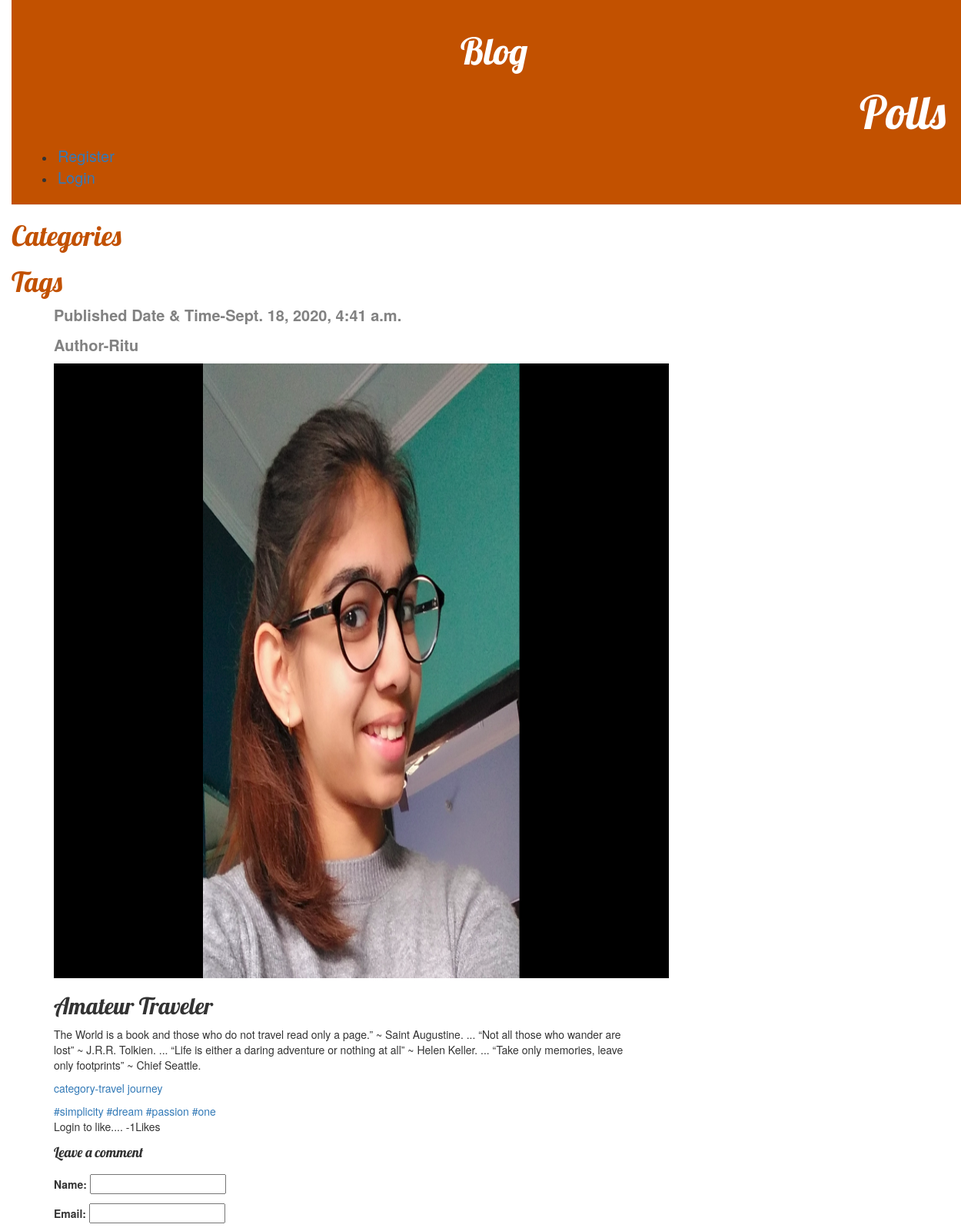
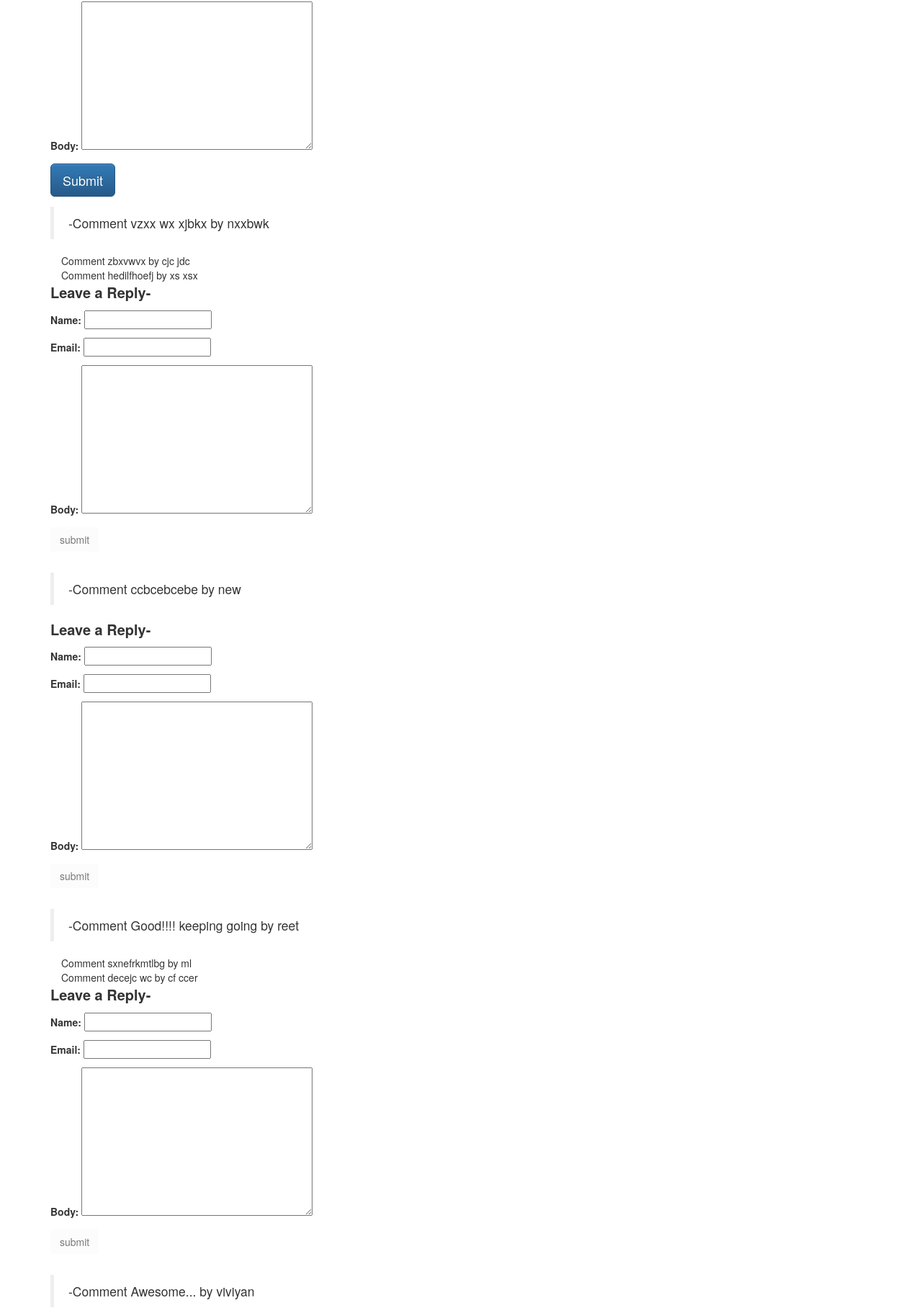
Screenshot of /post/3/ (upper part) with the database file from the repository (2 pictures, top to bottom).
### blog/models.py (models this page shows, shortened)
class Post(models.Model):
	author = models.ForeignKey(settings.AUTH_USER_MODEL, on_delete=models.CASCADE)
	title = models.CharField(max_length=200)
	text = models.TextField()
	created_at = models.DateTimeField(auto_now_add=True,verbose_name="created at")
	published_date = models.DateTimeField(blank=True, null=True)
	category = models.ForeignKey(Category, on_delete=models.CASCADE, null = True, blank=True)
	updated_at = models.DateTimeField(auto_now=True,verbose_name="Updated at")
	is_published  = models.BooleanField(default=False, verbose_name="Is Published?")
	slug = AutoSlugField(populate_from='title',editable=True)
	likes = models.ManyToManyField(User, related_name='blog_posts')
	thumb = models.ImageField(default='default.png', blank=True)
	image = models.ImageField(upload_to='post_images/',blank=True)
	class Meta:
		verbose_name = "Post"
		verbose_name_plural = "Posts"
		ordering = ['-created_at']
	def total_likes(self):
		return self.likes.count()

class Category(models.Model):
	created_at =models.DateTimeField(auto_now_add=True,verbose_name="created at")
	updated_at = models.DateTimeField(auto_now=True,verbose_name="Updated at")
	title = models.CharField(max_length=255, verbose_name="Title")
	text = models.TextField(blank = True)
	name = models.CharField(max_length=100, default=True)
	class Meta:
		verbose_name = "Category"
		verbose_name_plural = "Categories"
		ordering = ['title']
	def __str__(self):
		return self.title

class Tag(models.Model):
	title = models.CharField(max_length=255, verbose_name="Title")
	text = models.TextField(blank = True)
	name = models.CharField(max_length=100, default=True)
	slug = AutoSlugField(populate_from='title',editable=True)
	post = models.ForeignKey(Post, on_delete=models.CASCADE,default=True)
	def __str__(self):
		return self.title

class Comment(models.Model):
	author = models.ForeignKey(settings.AUTH_USER_MODEL, on_delete=models.CASCADE, default=True)
	post = models.ForeignKey(Post, on_delete=models.CASCADE,)
	slug = AutoSlugField(populate_from='name')
	name= models.CharField(max_length=80)
	email = models.EmailField()
	body = models.TextField(max_length=50)
	created_on = models.DateTimeField(auto_now_add=True)
	active = models.BooleanField(default=True)
	reply = models.ForeignKey('self',null=True, blank=True, related_name='replies',on_delete=models.CASCADE)
	content = models.TextField(max_length=100, default=True)
	class Meta:
		ordering = ['created_on']
	def __str__(self):
		return 'Comment {} by {}'.format(self.body, self.name)

### blog/views.py (the view)
# urls.py: path('post/<int:pk>/',views.post_detail, name='post_detail'),
def post_detail(request,pk):
	post = get_object_or_404(Post, pk=pk)
	comment = Comment.objects.filter(active=True, post=post,reply=None).order_by('-created_on')
	tag= Tag.objects.filter(post=post)
	stuff = get_object_or_404(Post,pk=pk)
	total_likes = stuff.total_likes()
	liked = False
	if stuff.likes.filter(id=request.user.id).exists():
		liked = True
	if request.method =='POST':
		comment_form = CommentForm(data=request.POST)
		if comment_form.is_valid():
			reply_id = request.POST.get('comment_id')
			comment_qs = None
			if reply_id:
				comment_qs = Comment.objects.get(id=reply_id)
			new_comment = comment_form.save(commit=False)
			new_comment.post = post
			new_comment.reply = comment_qs
			new_comment.save()
			return redirect('post_detail',pk=post.pk)
	else:
		comment_form = CommentForm()
	return render(request, 'blog/post_detail.html', {'comment_form':comment_form,'post':post,'comment':comment,'tag':tag, 'total_likes':total_likes,'liked':liked})

### blog/forms.py
class CommentForm(forms.ModelForm):
	class Meta:
		model = Comment
		fields = ('name','email','body')

### blog/templates/blog/post_detail.html (shortened to what this page needs)
{% extends 'blog/base.html' %}
{% block content %}
	<div class="post">
		{% if post.published_date %}
			<div class="date" style="font-size:20px;">
				<p><b>Published Date & Time-{{ post.published_date }}</b></p>
				<p><b>Author-{{ post.author }}</b></p>
				<img src="{{ post.image.url }}"width="800px", height="800px">
			</div>
		{% endif %}
		<h2>{{ post.title }}</h2>
		<p>{{ post.text|linebreaksbr }}</p>
		<p><a href="{% url 'category_detail' pk=post.pk %}">category-{{ post.category }}</a></p>
		{% for tag in tag %}
			<a href="{% url 'tag_detail' tag.slug  %}">#{{ tag }}</a>
		{% endfor %}
		<form action="{% url 'like_post' post.pk %}" method="POST">
		{% if user.is_authenticated %}
			{% if liked %}
				<button type="submit", name="post_id", value="{{post.id}}", class="btn btn-danger btn-sm">Unlike</button>
			{% else %}
				<button type="submit", name="post_id", value="{{post.id}}", class="btn btn-primary btn-sm">Like</button>
			{% endif %}
		{% else %}
		Login to like....
		{% endif %}
				-{{ total_likes }}Likes
		</form>
	<div class="card-body">
        {% if new_comment %}
        <div class="alert alert-success" role="alert">
          Your comment is awaiting moderation
        </div>
        {% else %}
        <h4>Leave a comment</h4>
        <form method="post" style="margin-top: 1.3em;">
          {{ comment_form.as_p }}
          <button type="submit" class="btn btn-primary  btn-lg">Submit</button>
        </form>
        {% endif %}
     </div>
		<div class="main-comment-section">
			{% for comment in comment %}
			<blockquote class="blockquote">
				<p class="mb-0">-{{ comment }}</p>
			</blockquote>
		<div class="replied-comments container mt-2">
			{% for reply in comment.replies.all %}
				{{ reply }}<br>
			{% endfor %}
			<div class="form-group row">
				<form method="post">
					<p style="font-size:20px;"><b>Leave a Reply-</b></p>
					{{ comment_form.as_p }}
					{% if request.user.is_authenticated %}
						<input type="submit" value="submit" class="btn btn-outline-success">
					{% else %}
						<input type="submit" value="submit" class="btn btn-outline-success" disabled>
					{% endif %}
				</form>
			</div>
		</div>
		{% endfor %}
	</div>
	</div>
{% endblock %}

### blog/static/css/blog.css (style rules this page uses)
body { padding-left: 15px; }
h1, h2, h3, h4 { font-family: 'Lobster', cursive; }
.date { color: #828282; }
.post { margin-bottom: 70px; }

### rows the page displays
Post: published_date "Sept. 18, 2020, 4:41 a.m.", author "Ritu", image (picture), title "Amateur Traveler", text "The World is a book and those who do not travel read only a page.” ~ Saint Augustine. ... “Not all those who wander are lost” ~ J.R.R. Tolkien. ... “Life is either a daring adventure or nothing at all” ~ Helen Keller. ... “Take only memories, leave only footprints” ~ Chief Seattle.", category "travel journey"
Tag: title "simplicity"
Tag: title "dream"
Tag: title "passion"
Tag: title "one"
Comment: body+name "Comment vzxx wx xjbkx by nxxbwk"
Comment: body+name "Comment zbxvwvx by cjc jdc"
Comment: body+name "Comment hedilfhoefj by xs xsx"
Comment: body+name "Comment ccbcebcebe by new"
Comment: body+name "Comment Good!!!! keeping going by reet"
Comment: body+name "Comment sxnefrkmtlbg by ml"
Comment: body+name "Comment decejc wc by cf ccer"
Comment: body+name "Comment Awesome... by viviyan"

### other values shown
{{ total_likes }} "1"
